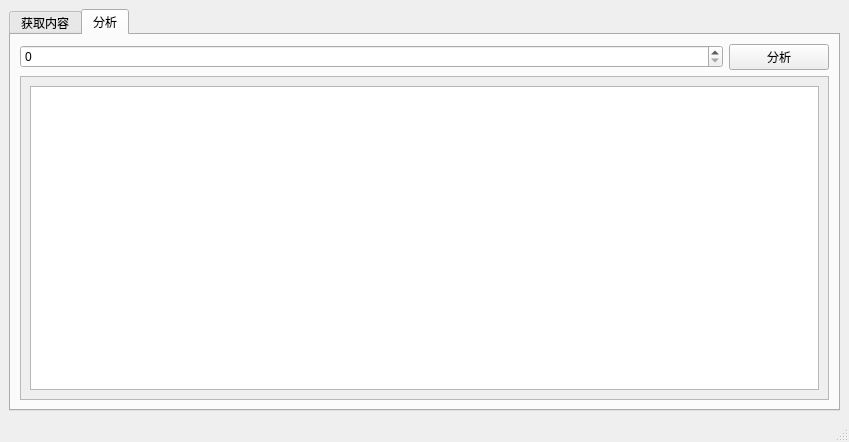
<?xml version="1.0" encoding="UTF-8"?>
<ui version="4.0">
 <class>MainWindow</class>
 <widget class="QMainWindow" name="MainWindow">
  <property name="geometry">
   <rect>
    <x>0</x>
    <y>0</y>
    <width>849</width>
    <height>442</height>
   </rect>
  </property>
  <property name="windowTitle">
   <string>MainWindow</string>
  </property>
  <widget class="QWidget" name="centralwidget">
   <layout class="QGridLayout" name="gridLayout_4">
    <item row="0" column="0">
     <widget class="QTabWidget" name="tabWidget">
      <property name="currentIndex">
       <number>1</number>
      </property>
      <widget class="QWidget" name="tab">
       <attribute name="title">
        <string>获取内容</string>
       </attribute>
       <layout class="QHBoxLayout" name="horizontalLayout_2">
        <item>
         <layout class="QGridLayout" name="gridLayout">
          <item row="0" column="0">
           <layout class="QHBoxLayout" name="horizontalLayout">
            <item>
             <widget class="QLineEdit" name="lineEdit"/>
            </item>
            <item>
             <widget class="QSpinBox" name="spinBox"/>
            </item>
            <item>
             <widget class="QPushButton" name="pushButton">
              <property name="text">
               <string>获取网页</string>
              </property>
             </widget>
            </item>
           </layout>
          </item>
          <item row="1" column="0">
           <widget class="QTextEdit" name="textEdit"/>
          </item>
         </layout>
        </item>
       </layout>
      </widget>
      <widget class="QWidget" name="tab_2">
       <attribute name="title">
        <string>分析</string>
       </attribute>
       <layout class="QGridLayout" name="gridLayout_3">
        <item row="0" column="0">
         <layout class="QVBoxLayout" name="verticalLayout">
          <item>
           <layout class="QHBoxLayout" name="horizontalLayout_3">
            <item>
             <widget class="QSpinBox" name="spinBox_2"/>
            </item>
            <item>
             <widget class="QPushButton" name="pushButton_2">
              <property name="maximumSize">
               <size>
                <width>100</width>
                <height>16777215</height>
               </size>
              </property>
              <property name="text">
               <string>分析</string>
              </property>
             </widget>
            </item>
           </layout>
          </item>
          <item>
           <widget class="QScrollArea" name="scrollArea">
            <property name="widgetResizable">
             <bool>true</bool>
            </property>
            <widget class="QWidget" name="scrollAreaWidgetContents">
             <property name="geometry">
              <rect>
               <x>0</x>
               <y>0</y>
               <width>805</width>
               <height>261</height>
              </rect>
             </property>
             <layout class="QGridLayout" name="gridLayout_2">
              <item row="0" column="0">
               <widget class="QTextEdit" name="textEdit_2"/>
              </item>
             </layout>
            </widget>
           </widget>
          </item>
         </layout>
        </item>
       </layout>
      </widget>
     </widget>
    </item>
   </layout>
  </widget>
  <widget class="QMenuBar" name="menubar">
   <property name="geometry">
    <rect>
     <x>0</x>
     <y>0</y>
     <width>849</width>
     <height>30</height>
    </rect>
   </property>
  </widget>
  <widget class="QStatusBar" name="statusbar"/>
 </widget>
 <resources/>
 <connections/>
</ui>
